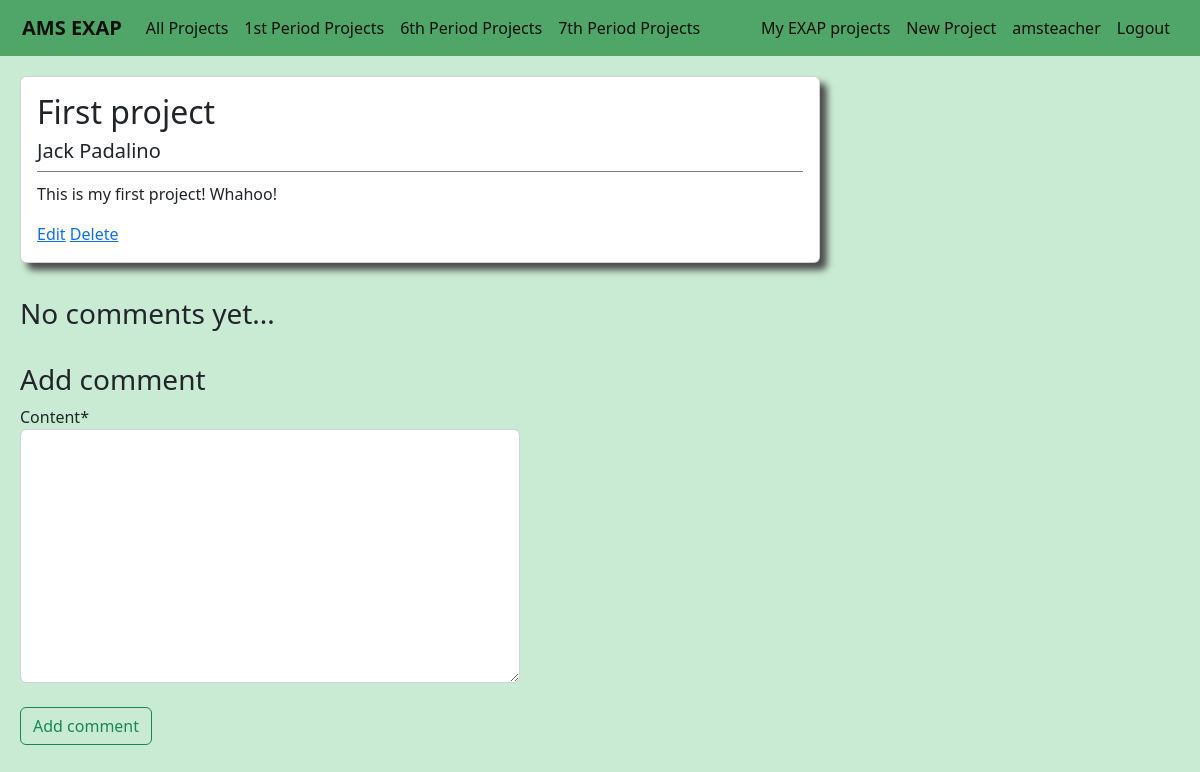
/users/projects/30/ (signed in), run on an earlier commit of the app's database.
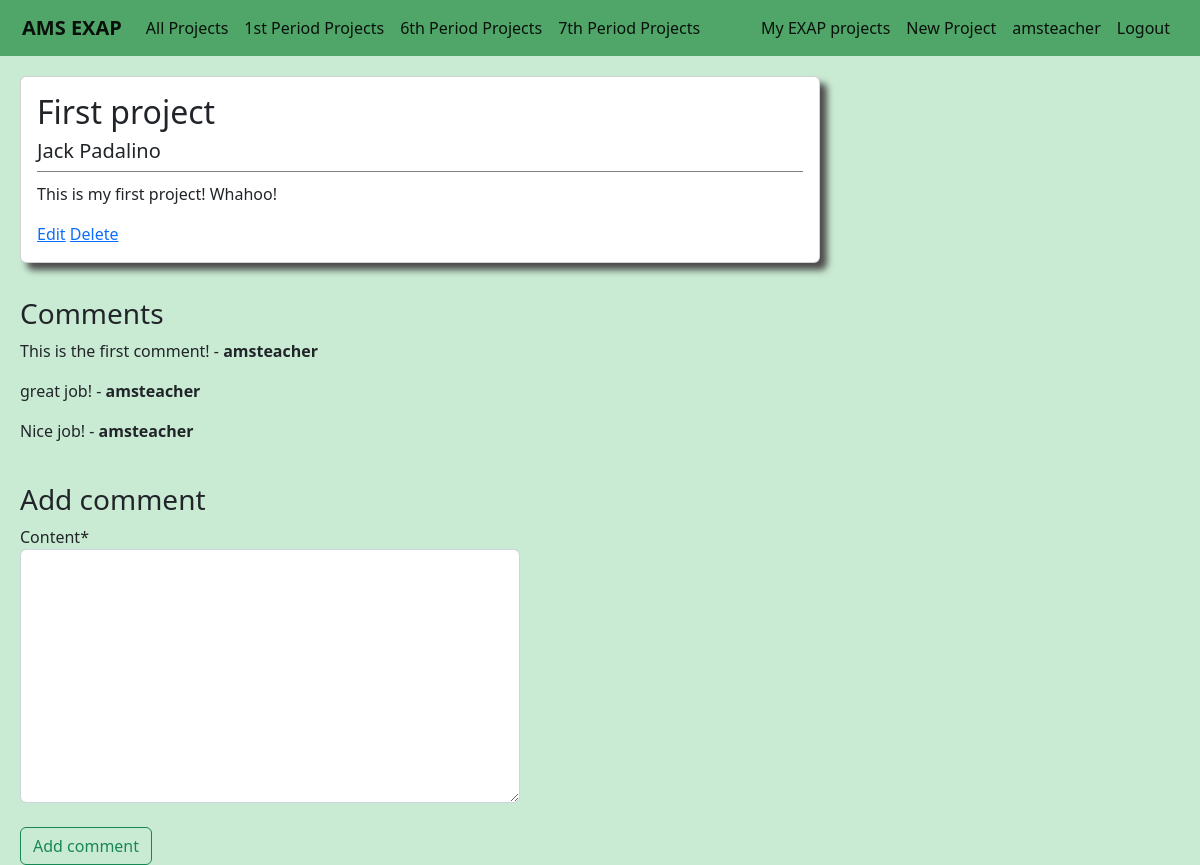
And on a later commit of the database.
### users/models.py (models this page shows, shortened)
class Comment(models.Model):
    author = models.ForeignKey(User,on_delete=models.CASCADE)
    project = models.ForeignKey(Project,on_delete=models.CASCADE,related_name='comments')
    content = models.TextField()

### users/views.py (the view)
# urls.py: path('projects/<int:pk>/',ProjectDetailView,name='project-details'),
@login_required
def ProjectDetailView(request,pk):
    project = get_object_or_404(Project,id=pk)
    comments = Comment.objects.filter(project=project)
    if request.method == 'POST':
        form = CommentForm(request.POST)
        if form.is_valid():
            comment = form.save(commit=False)
            comment.project = project
            comment.author = request.user
            comment.save()
            return redirect('project-details',pk=project.pk)
    else:
        form = CommentForm()
    context = {
        'project': project,
        'comments':comments,
        'form':form
    }
    return render(request, 'users/project_detail.html', context)

### users/forms.py
class CommentForm(forms.ModelForm):
    class Meta:
        model = Comment
        fields = ['content']

### users/templates/users/project_detail.html (shortened to what this page needs)
{% extends "main/base.html" %}
{% load crispy_forms_tags %}
{% block content %}
<div class="card project-card" style="width: 800px;">
    <div class="card-body project-card-body">
        <h2>{{ project.title }}</h2>
        <h5>{{ project.student.first_name }} {{ project.student.last_name }}</h5>
        <div class='project-card-blurb'>
            <p>{{ project.description }}</p>
        </div>
        {% if project.student == user %}
            <a href="{% url 'update-project' project.pk %}">Edit</a>
            <a href="{% url 'delete-project' project.pk %}">Delete</a>
    {% endif %}
    </div>
</div>
{% if not comments %}
    <br>
    <h3>No comments yet...</h3>
{% else %}
    <br>
    <h3>Comments</h3>
    {% for comment in comments %}
        <p>{{ comment.content }} - <b>{{ comment.author }}</b></p>
    {% endfor %}
{% endif %}
<br>
<h3>Add comment</h3>
<div class='register-login-profile-form'>
    <form method="POST">
        <fieldset class="form-group">
            {{ form|crispy }}
        </fieldset>
        <br>
        <div class='form-group'>
            <button class="btn btn-outline-success" type='submit' value='addcomment'>Add comment</button>
        </div>
    </form>
</div>
{% endblock %}

What changed in the data, as far as the page shows it:
added Comment: content "This is the first comment!", author "amsteacher"
added Comment: content "great job!", author "amsteacher"
added Comment: content "Nice job!", author "amsteacher"
Also different on the page:
text no longer shown: "No comments yet..."
text now shown: "Comments"
